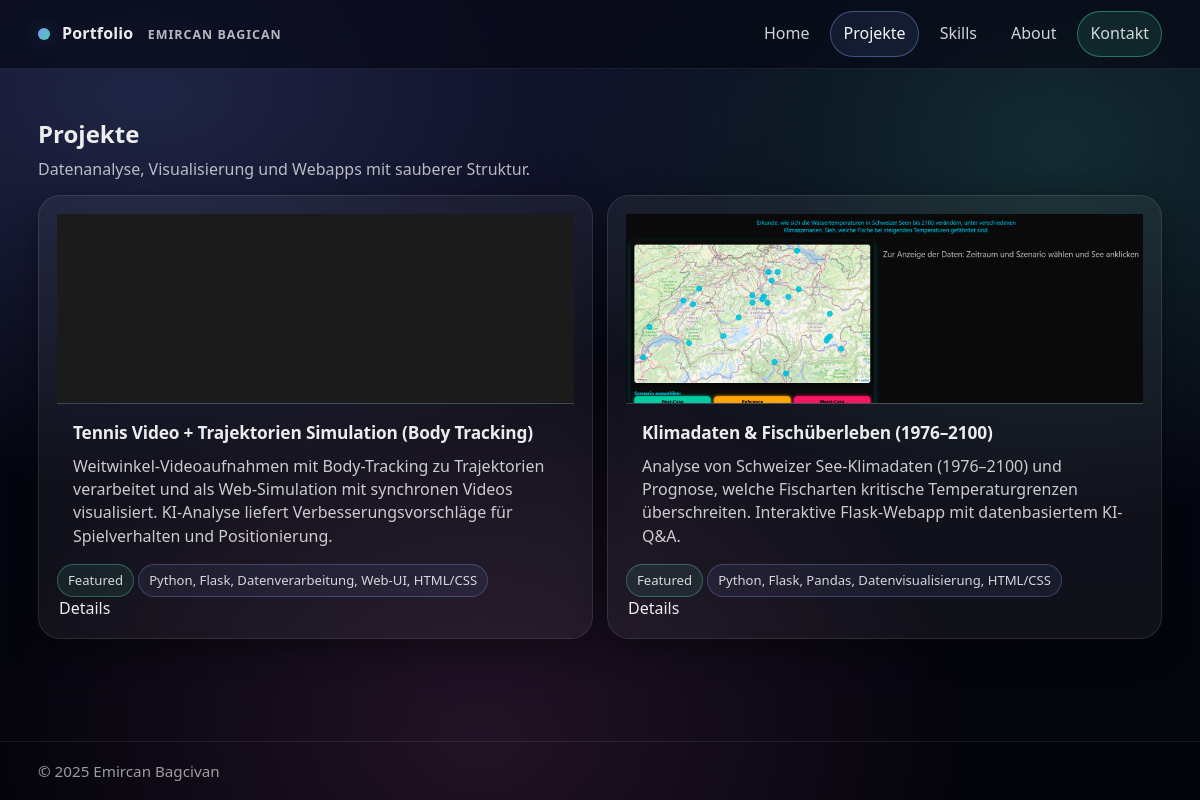
The app's page /projects/, older data.
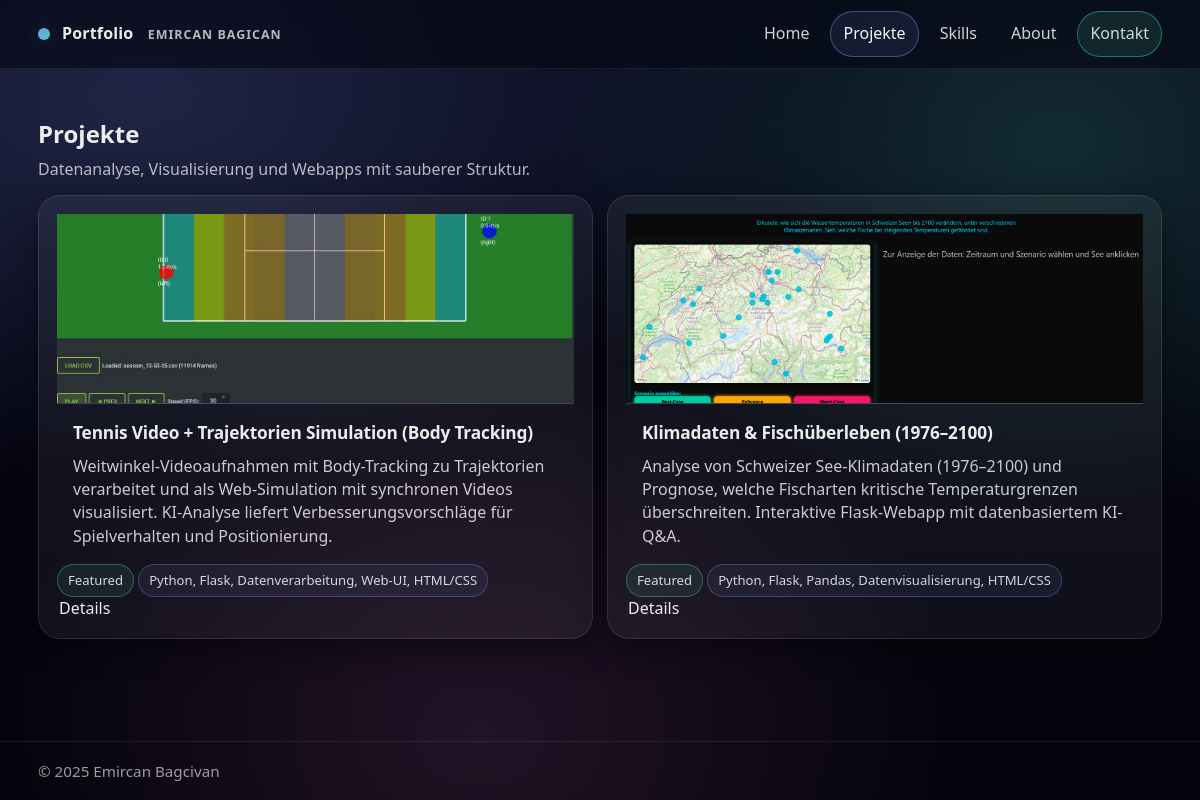
The same page, newer data.
### portfolio/models.py (models this page shows, shortened)
class Project(models.Model):
    title = models.CharField(max_length=120)
    slug = models.SlugField(max_length=140, unique=True, blank=True)
    short_description = models.CharField(max_length=220)
    description = models.TextField()
    tech_stack = models.CharField(max_length=220, blank=True)
    repo_url = models.URLField(blank=True)
    live_url = models.URLField(blank=True)
    cover_image = models.ImageField(upload_to="projects/", blank=True, null=True)
    featured = models.BooleanField(default=False)
    created_at = models.DateTimeField(auto_now_add=True)
    class Meta:
        ordering = ["-featured", "-created_at"]

### portfolio/views.py (the view)
# urls.py: path("projects/", views.ProjectsView.as_view(), name="projects"),
class ProjectsView(ListView):
    template_name = "portfolio/projects.html"
    model = Project
    context_object_name = "projects"
    paginate_by = 8
    ordering = ["-created_at"]

### portfolio/templates/portfolio/projects.html (shortened to what this page needs)
{% extends "portfolio/base.html" %}
{% load static %}
{% block content %}
<section class="section">
  <header class="section-head">
    <h1>Projekte</h1>
    <p class="muted">Datenanalyse, Visualisierung und Webapps mit sauberer Struktur.</p>
  </header>
  <div class="grid cards">
    {% for p in projects %}
      <article class="card">
        <div class="project-media">
          {% if p.cover_image %}
            <img src="{{ p.cover_image.url }}" alt="{{ p.title }}">
          {% else %}
            <img src="{% static 'img/placeholder.png' %}" alt="{{ p.title }}">
          {% endif %}
        </div>
        <div class="project-body">
          <h2 class="project-title"><a href="{% url 'project_detail' p.slug %}">{{ p.title }}</a></h2>
          <p class="project-desc">{{ p.short_description }}</p>
        </div>
        <div class="project-meta">
          <div>
            {% if p.featured %}<span class="tag good">Featured</span>{% endif %}
            {% if p.tech_stack %}<span class="tag blue">{{ p.tech_stack }}</span>{% endif %}
          </div>
          <a class="link" href="{% url 'project_detail' p.slug %}">Details</a>
        </div>
      </article>
    {% empty %}
      <p class="muted">Noch keine Projekte vorhanden.</p>
    {% endfor %}
  </div>
</section>
{% endblock %}

### portfolio/templates/portfolio/base.html (shortened to what this page needs)
{% load static %}
<!doctype html>
<html lang="de">
<head>
  <link rel="stylesheet" href="{% static 'css/style.css' %}">
</head>
<body>
  <header class="site-header">
    <div class="container header-inner">
      <a class="brand" href="{% url 'home' %}">
        <span class="brand-dot"></span>
        <span class="brand-text">Portfolio <span class="brand-sub">Emircan Bagican</span></span>
      </a>
      <nav class="nav">
        <a class="nav-link {% if request.path == '/' %}active{% endif %}" href="{% url 'home' %}">Home</a>
        <a class="nav-link {% if '/projects' in request.path %}active{% endif %}" href="{% url 'projects' %}">Projekte</a>
        <a class="nav-link {% if '/skills' in request.path %}active{% endif %}" href="{% url 'skills' %}">Skills</a>
        <a class="nav-link {% if '/about' in request.path %}active{% endif %}" href="{% url 'about' %}">About</a>
        <a class="nav-link cta {% if '/contact' in request.path %}active{% endif %}" href="{% url 'contact' %}">Kontakt</a>
      </nav>
    </div>
  </header>
  <main class="site-main">
    <div class="container">
      {% block content %}{% endblock %}
    </div>
  </main>
  <footer class="site-footer">
    <div class="container footer-inner">
      <p class="muted">© {% now "Y" %} Emircan Bagcivan</p>
    </div>
  </footer>
</body>
</html>

### static/css/style.css (style rules this page uses)
:root { --bg0:#050510; --bg1:#07071a; --panel:rgba(255,255,255,.06); --panel2:rgba(255,255,255,.09); --line:rgba(255,255,255,.12); --line2:rgba(255,255,255,.18); --text:rgba(255,255,255,.92); --muted:rgba(255,255,255,.70); --muted2:rgba(255,255,255,.56); --a:rgba(132,160,255,.95); --b:rgba(90,255,205,.92); --c:rgba(255,120,220,.84); --radius:22px; --shadow:0 18px 60px rgba(0,0,0,.55); --shadow2:0 10px 30px rgba(0,0,0,.40); --max:1160px; }
* { box-sizing:border-box }
html,body { height:100% }
body { margin:0; color:var(--text); font-family: ui-sans-serif, system-ui, -apple-system, Segoe UI, Roboto, Arial, sans-serif; background: radial-gradient(1100px 650px at 12% 12%, rgba(132,160,255,.20), transparent 60%), radial-gradient(900px 650px at 88% 18%, rgba(90,255,205,.15), transparent 58%), radial-gradient(800px 650px at 40% 92%, rgba(255,120,220,.12), transparent 60%), linear-gradient(180deg, var(--bg1), var(--bg0) 60%, #04040c); line-height:1.45; min-height:100vh; display:flex; flex-direction:column; }
main { flex:1 }
img { max-width:100%;display:block }
a { color:inherit }
.container { max-width:var(--max);margin:0 auto;padding:0 18px }
.muted { color:var(--muted) }
.site-main { padding:26px 0 58px 0 }
.card { border-radius:var(--radius); border:1px solid rgba(255,255,255,.10); background:rgba(255,255,255,.05); box-shadow:var(--shadow2); padding:18px; overflow:visible; }
.section { padding:22px 0 }
.section-head { margin-bottom:14px }
.section-head h1,.section-head h2 { margin:0 0 6px 0 }
.section-head p { margin:0 }
.grid { display:grid;gap:14px }
.grid.cards { grid-template-columns:repeat(auto-fit, minmax(340px, 1fr)); align-items:stretch; }
.cards .card { height:100%; display:flex; flex-direction:column; }
.link { text-decoration:none; color:rgba(255,255,255,.92); padding:6px 2px; border-bottom:1px solid rgba(132,160,255,0); }
.tag { display:inline-flex; align-items:center; padding:6px 10px; border-radius:999px; font-size:.82rem; color:rgba(255,255,255,.82); border:1px solid rgba(255,255,255,.14); background:rgba(255,255,255,.04); }
.tag.good { border-color:rgba(90,255,205,.30);background:rgba(90,255,205,.08) }
.tag.blue { border-color:rgba(132,160,255,.30);background:rgba(132,160,255,.08) }
.project-media { display:block; height:190px; border-bottom:1px solid rgba(255,255,255,.10); background: radial-gradient(450px 220px at 30% 0%, rgba(132,160,255,.22), transparent 62%), radial-gradient(450px 220px at 90% 20%, rgba(90,255,205,.18), transparent 62%), rgba(255,255,255,.03); overflow:hidden; }
.project-media img { width:100%; height:100%; object-fit:cover; object-position:center; filter:saturate(1.07) contrast(1.06); }
.project-body { padding:16px;flex:1 }
.project-title { margin:0; font-size:1.08rem; letter-spacing:-.01em; display:-webkit-box; -webkit-line-clamp:2; -webkit-box-orient:vertical; overflow:hidden; }
.project-title a { text-decoration:none }
.project-desc { margin:10px 0 0 0; color:rgba(255,255,255,.78); display:-webkit-box; -webkit-line-clamp:4; -webkit-box-orient:vertical; overflow:hidden; }
.site-header { position:sticky; top:0; z-index:60; backdrop-filter:blur(16px); background:rgba(6,7,18,.62); border-bottom:1px solid rgba(255,255,255,.08); }
.header-inner { display:flex; align-items:center; justify-content:space-between; gap:14px; min-height:68px; }
.brand { display:flex; align-items:center; gap:12px; text-decoration:none; color:rgba(255,255,255,.92); }
.brand-dot { width:12px; height:12px; border-radius:999px; background:linear-gradient(135deg, rgba(132,160,255,.95), rgba(90,255,205,.80)); box-shadow:0 0 22px rgba(132,160,255,.35); }
.brand-text { font-weight:820;letter-spacing:.01em }
.brand-sub { font-weight:600; color:rgba(255,255,255,.70); letter-spacing:.08em; text-transform:uppercase; font-size:.78rem; margin-left:10px; }
.nav { display:flex;gap:8px;flex-wrap:wrap;justify-content:flex-end }
.nav-link { text-decoration:none; padding:10px 12px; border-radius:999px; border:1px solid transparent; color:rgba(255,255,255,.82); }
.nav-link.active { border-color:rgba(132,160,255,.40); background:rgba(132,160,255,.10); color:rgba(255,255,255,.96); }
.nav-link.cta { border-color:rgba(90,255,205,.35); background:rgba(90,255,205,.10); }
.site-footer { margin-top:auto; padding:18px 0; border-top:1px solid rgba(255,255,255,0.08); }
.site-footer .container { display:flex; justify-content:flex-start; }
.site-footer p { margin:0; opacity:.85; font-size:.95rem; }

Row changes from the older to the newer data that the page shows:
changed Project "Tennis Video + Trajektorien Simulation (Body Tracking)": cover_image: picture added
